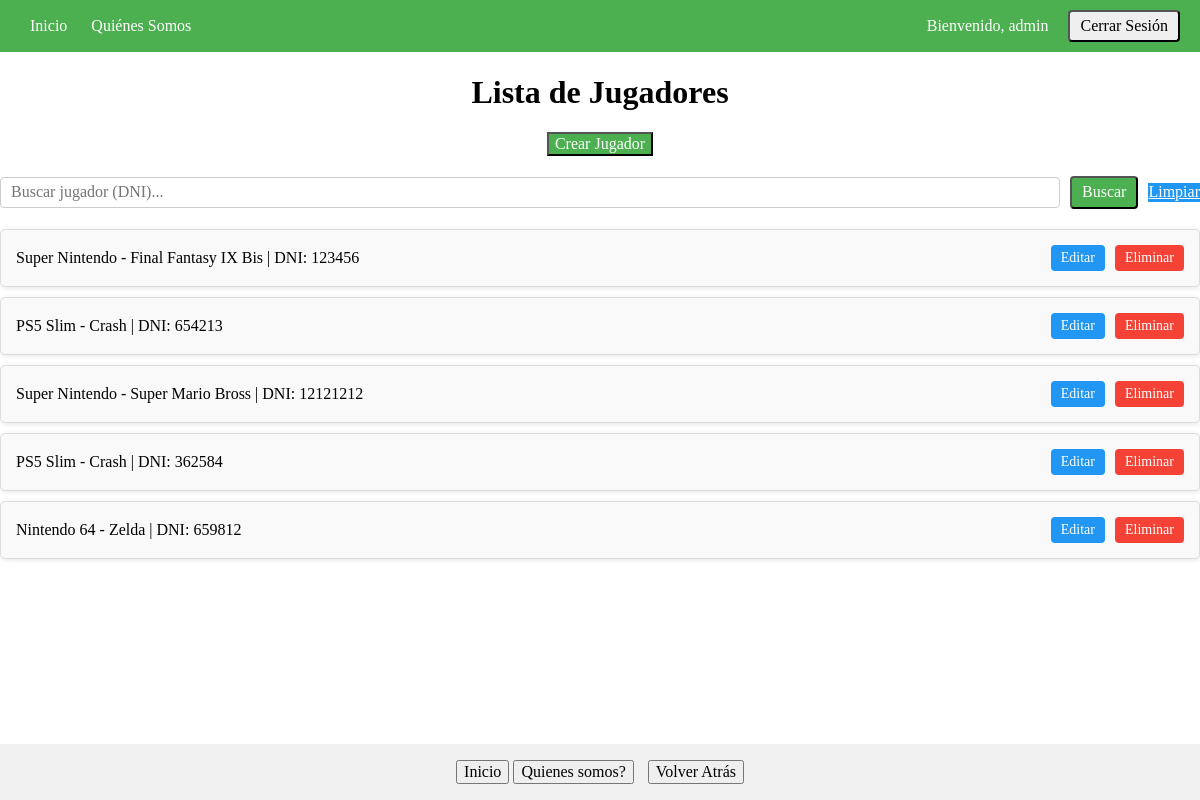
Screenshot of /jugador/list/ (signed in) with the database file from the repository.
### consola/models.py (models this page shows)
class Jugador(models.Model):
    juego = models.ForeignKey(Juego, on_delete=models.SET_NULL, null=True)
    dni = models.IntegerField()

class Juego(models.Model):
    consola = models.ForeignKey(Consola, on_delete=models.SET_NULL, null=True)
    nombre_juego = models.CharField(max_length=255)
    fecha_inicio = models.DateField(null=True)
    def __str__(self):
        return f"{self.consola} - {self.nombre_juego}"

class Consola(models.Model):
    nombre = models.CharField(max_length=255, unique=True)
    def __str__(self):
        return self.nombre

### consola/views.py (the view)
# urls.py: path("jugador/list/", jugador_list, name="jugador_list"),
@login_required
def jugador_list(request):
    query = Jugador.objects.all()
    search_query = request.GET.get('q')
    if search_query:
        query = query.filter(dni__icontains=search_query)
    context = {"jugadores": query, "search_query": search_query}
    return render(request, "consola/jugador_list.html", context)

### consola/templates/consola/jugador_list.html
{% extends 'consola/base.html' %}
{% block contenido %}
    <h1>Lista de Jugadores</h1>
    <div style="margin-bottom: 20px;">
        <a href="{% url 'consola:jugador_create' %}">
            <button class="btn-primary">Crear Jugador</button>
        </a>
    </div>
    <form method="get" action="" style="margin-bottom: 20px;">
        <input type="text" name="q" placeholder="Buscar jugador (DNI)..." value="{{ search_query | default:'' }}">
        <button type="submit" class="btn-primary">Buscar</button>
        <a href="{% url 'consola:jugador_list' %}" class="btn-secondary">Limpiar</a>
    </form>
    <ul class="styled-list">
        {% for jugador in jugadores %}
            <li>
                <span>{{ jugador.juego }} | DNI: {{ jugador.dni }}</span>
                <div class="actions">
                    <a href="{% url 'consola:jugador_edit' jugador.pk %}"><button class="btn-secondary">Editar</button></a>
                    <a href="{% url 'consola:jugador_delete' jugador.pk %}"><button class="btn-danger">Eliminar</button></a>
                </div>
            </li>
        {% empty %}
            <li>No se encontraron jugadores que coincidan con tu búsqueda.</li>
        {% endfor %}
    </ul>
{% endblock contenido %}

### consola/templates/consola/base.html (shortened to what this page needs)
<!DOCTYPE html>
<html lang="es">
<head>
    <link rel="stylesheet" href="https://cdnjs.cloudflare.com/ajax/libs/normalize/8.0.1/normalize.css">
    <link rel="stylesheet" href="https://cdnjs.cloudflare.com/ajax/libs/milligram/1.4.1/milligram.css">
</head>
<body style="text-align: center;">
    <header>
        <nav>
            <div>
                <a href="{% url 'consola:index' %}">Inicio</a>
                <a href="{% url 'consola:about' %}">Quiénes Somos</a>
            </div>
            <div class="auth-section">
                {% if user.is_authenticated %}
                    <p>Bienvenido, {{ user.username }}</p>
                    <form method="post" action="{% url 'logout' %}" style="display: inline;">
                        <button type="submit">Cerrar Sesión</button>
                    </form>
                {% else %}
                    <a href="{% url 'login' %}"><button>Iniciar Sesión</button></a>
                    <a href="{% url 'consola:register' %}"><button>Registrarse</button></a>
                {% endif %}
            </div>
        </nav>
    </header>
    <main>
        {% block contenido %}
        {% endblock contenido %}
    </main>
    <footer>
        {% block piepagina %}
            <a href="{% url 'consola:index' %}"><button>Inicio</button></a>
            <a href="{% url 'consola:about' %}"><button>Quienes somos?</button></a>
            <button onclick="window.history.back()" style="margin-left: 10px;">Volver Atrás</button>
        {% endblock piepagina %}
    </footer>
</body>
</html>

### consola/templates/consola/base.html (style rules this page uses)
body { display: flex; flex-direction: column; min-height: 100vh; margin: 0; }
header { background-color: #4CAF50; color: white; text-align: center; padding: 10px 0; }
header nav { display: flex; justify-content: space-between; align-items: center; padding: 0 20px; }
header nav a { color: white; text-decoration: none; margin: 0 10px; }
main { flex: 1; }
footer { background-color: #f1f1f1; text-align: center; padding: 1em; }
.auth-section { display: flex; align-items: center; }
.auth-section p { margin: 0 10px; }
.auth-section button { margin-left: 10px; }
.styled-list { list-style: none; padding: 0; margin: 20px 0; }
.styled-list li { background: #f9f9f9; margin: 10px 0; padding: 15px; border-radius: 5px; border: 1px solid #ddd; display: flex; justify-content: space-between; align-items: center; box-shadow: 1px 1px 5px rgba(0, 0, 0, 0.1); }
.styled-list li span { font-size: 16px; font-weight: 500; }
.actions { display: flex; gap: 10px; }
.actions button { padding: 5px 10px; font-size: 14px; border: none; border-radius: 4px; cursor: pointer; }
.btn-primary { background-color: #4CAF50; color: white; }
.btn-secondary { background-color: #2196F3; color: white; }
.btn-danger { background-color: #f44336; color: white; }
form { display: flex; gap: 10px; align-items: center; }
form input[type="text"] { flex: 1; padding: 5px 10px; border: 1px solid #ccc; border-radius: 4px; }
form button { padding: 5px 10px; border-radius: 4px; cursor: pointer; }

### rows the page displays
Jugador: juego "Super Nintendo - Final Fantasy IX Bis", dni "123456"
Jugador: juego "PS5 Slim - Crash", dni "654213"
Jugador: juego "Super Nintendo - Super Mario Bross", dni "12121212"
Jugador: juego "PS5 Slim - Crash", dni "362584"
Jugador: juego "Nintendo 64 - Zelda", dni "659812"

### other values shown
{{ user.username }} "admin"
